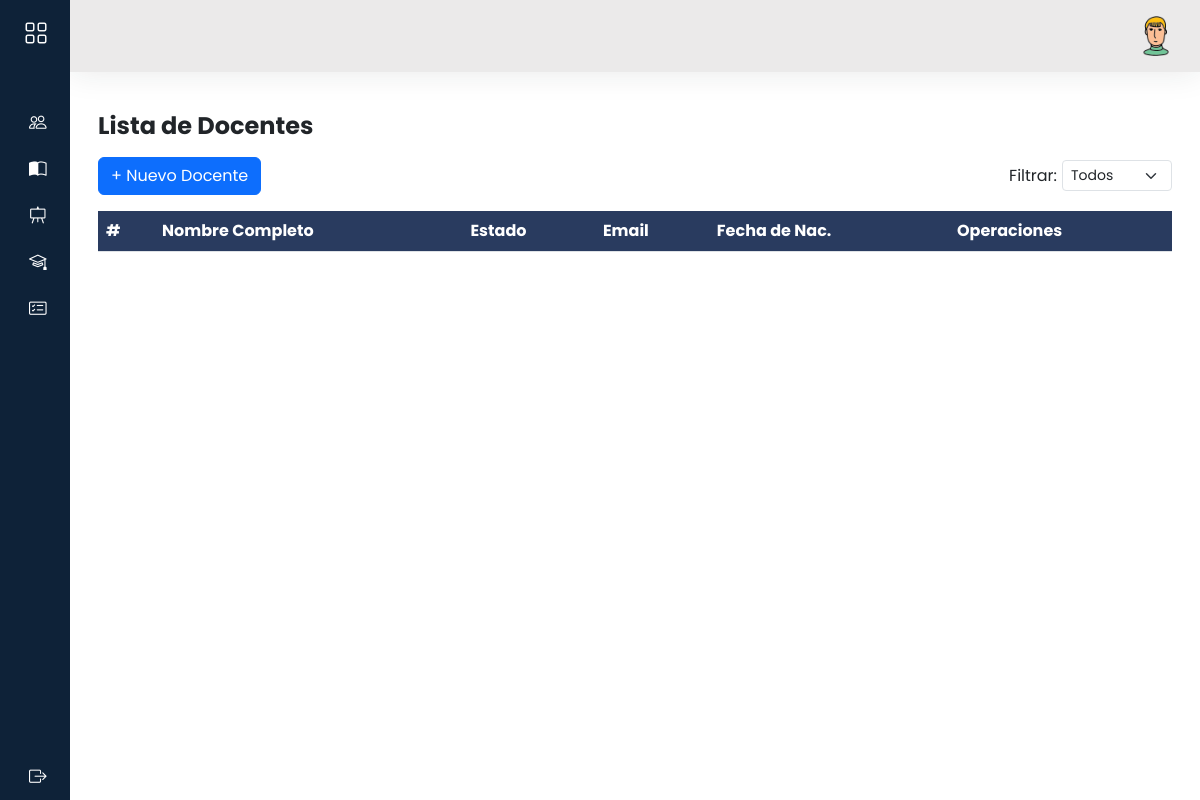
The page /admi/docentes/ on the database as committed earlier.
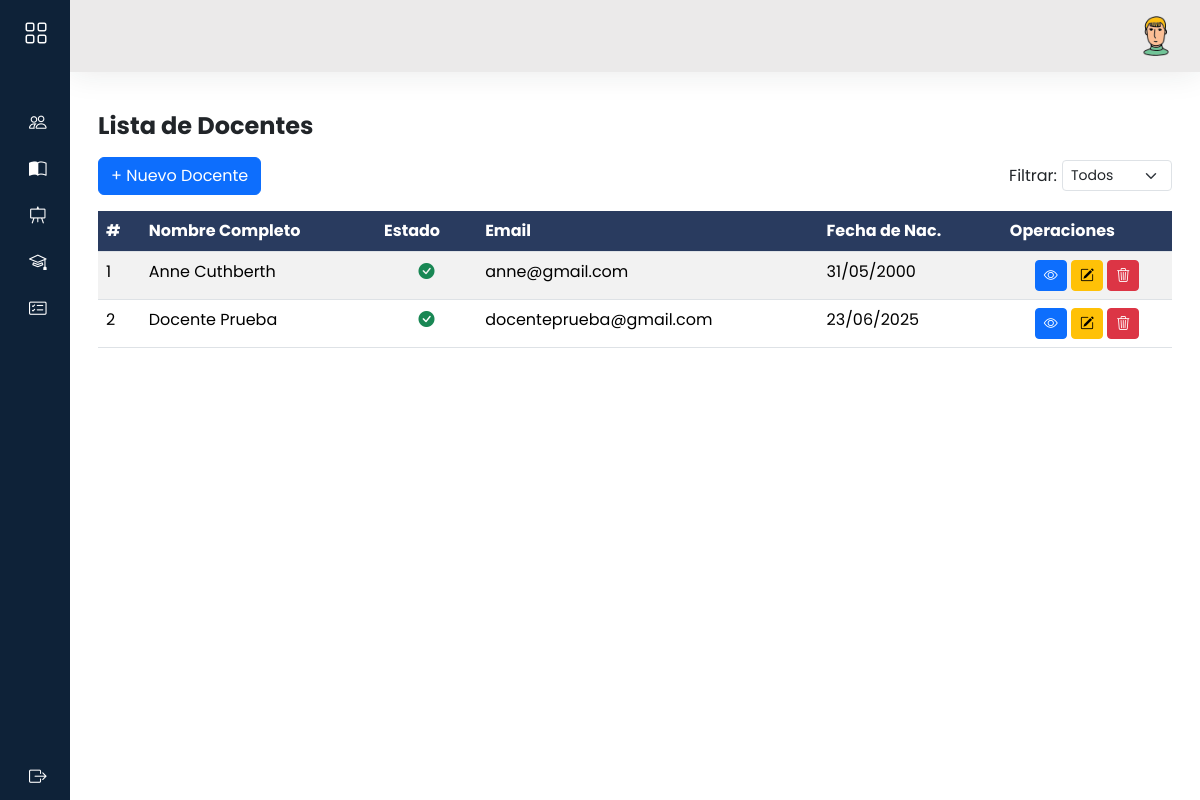
The same page on the database as committed later.
### models/docente_model.py (models this page shows, shortened)
class Docente(db.Model):
    __tablename__='docentes'
    id = db.Column(db.Integer, primary_key=True)
    fecha_nac = db.Column(db.DateTime,nullable=False)
    genero = db.Column(db.String(10),nullable=False)
    telefono = db.Column(db.String(20),nullable=False)
    ci = db.Column(db.String(20),nullable=False)
    especialidad = db.Column(db.String(100),nullable=False)
    usuario_id = db.Column(db.Integer, db.ForeignKey('usuarios.id'),nullable=False)
    usuario = db.relationship('Usuario', back_populates='docentes')
    cursos = db.relationship('Curso', back_populates='docente')
    @staticmethod
    def get_all():
        return Docente.query.all()

### models/usuario_model.py (models this page shows, shortened)
class Usuario(db.Model, UserMixin):
    __tablename__='usuarios'
    id = db.Column(db.Integer,primary_key=True)
    nombre = db.Column(db.String(80),nullable=False)
    apellido = db.Column(db.String(100))
    email = db.Column(db.String(120), unique=True)
    username = db.Column(db.String(20),nullable=False)
    password = db.Column(db.String,nullable=False)
    activo = db.Column(db.Boolean, default=True,nullable=False)
    rol_id = db.Column(db.Integer, db.ForeignKey('rol.id'), nullable=False)
    rol = db.relationship('Rol', back_populates='usuarios')
    docentes = db.relationship('Docente', backref='usuario_rel', lazy=True, cascade='all, delete-orphan')
    estudiantes = db.relationship('Estudiante', backref='usuario_rel', lazy=True, cascade='all, delete-orphan')
    def delete(self):
        db.session.delete(self)
        db.session.commit()

### controllers/admi/docente_controller.py (the view)
@docente_bp.route("/")
def index():
    docentes = Docente.get_all()
    rol_docente = Rol.query.filter_by(nombre='Docente').first()
    usuarios = Usuario.query.filter_by(rol_id=rol_docente.id).all() if rol_docente else []
    return docente_view.list(docentes, usuarios)

### views/admi/docente_view.py (called while the page is built)
def list(docentes,usuarios):
    return render_template('admi/docentes/index.html',docentes= docentes,usuarios=usuarios)

### templates/admi/docentes/index.html (shortened to what this page needs)
{% extends 'admi/baseAdmi.html' %}
{% block content %}
<h3 class="fw-bold fs-4 my-3">Lista de Docentes
</h3>
<div class="d-flex justify-content-between align-items-center mb-3" style="gap: 10px;">
    <a data-bs-toggle="modal" data-bs-target="#modalNuevoDocente" class="btn btn-primary">
        + Nuevo Docente
    </a>
    <div class="d-flex align-items-center" style="gap: 5px;">
        <label for="filtroEstado" class="form-label mb-0">Filtrar:</label>
        <select id="filtroEstado" class="form-select form-select-sm" style="max-width: 150px;">
            <option value="">Todos</option>
        </select>
    </div>
</div>
<div class="row">
    <div class="col-12">
        <div class="table-responsive">
            <table id="mi-tabla" class="table table-striped  display nowrap" style="width:100%">
                <thead>
                    <tr class="highlight">
                        <th>#</th>
                        <th>Nombre Completo</th>
                        <th>Estado</th>
                        <th>Email</th>
                        <th>Fecha de Nac. </th>
                        <th>Operaciones</th>
                    </tr>
                </thead>
                <tbody>
                    {%for item in docentes%}
                    <tr>
                        <td>{{item.id}}</td>
                        <td>{{item.usuario.nombre}} {{ item.usuario.apellido }}</td>
                        <td class="text-center" data-search="{{ 'activo' if item.activo else 'inactivo' }}">
                            {% if item.usuario.activo %}
                            <i class="bi bi-check-circle-fill text-success"></i>
                            {% else %}
                            <i class="bi bi-x-circle-fill text-danger"></i>
                            {% endif %}
                        </td>
                        <td>{{item.usuario.email}}</td>
                        <td>{{item.fecha_nac.strftime('%d/%m/%Y')}}</td>
                        <td class="text-center">
                            <a data-bs-toggle="modal" data-bs-target="#modalVistaDocente{{ item.id }}"
                                class="btn btn-primary btn-sm"><i class=" bi bi-eye"></i></a>
                            <a data-bs-toggle="modal" data-bs-target="#modalEditarDocente{{ item.id }}"
                                class="btn btn-warning btn-sm"><i class="bi bi-pencil-square"></i></a>
                            <a class="btn btn-danger btn-sm" data-bs-toggle="modal"
                                data-bs-target="#modalConfirmarEliminar"
                                data-url="{{ url_for('docente.delete', id=item.id) }}">
                                <i class="bi bi-trash3"></i>
                            </a>
                        </td>
                    </tr>
                    {%endfor%}
                </tbody>
            </table>
        </div>
    </div>
</div>
{% endblock %}

Rows that differ between the two databases and show on the page:
added Docente: id "1", usuario.nombre "Anne", usuario.apellido "Cuthberth", usuario.email "anne@gmail.com", fecha_nac "31/05/2000"
added Docente: id "2", usuario.nombre "Docente", usuario.apellido "Prueba", usuario.email "docenteprueba@gmail.com", fecha_nac "23/06/2025"
